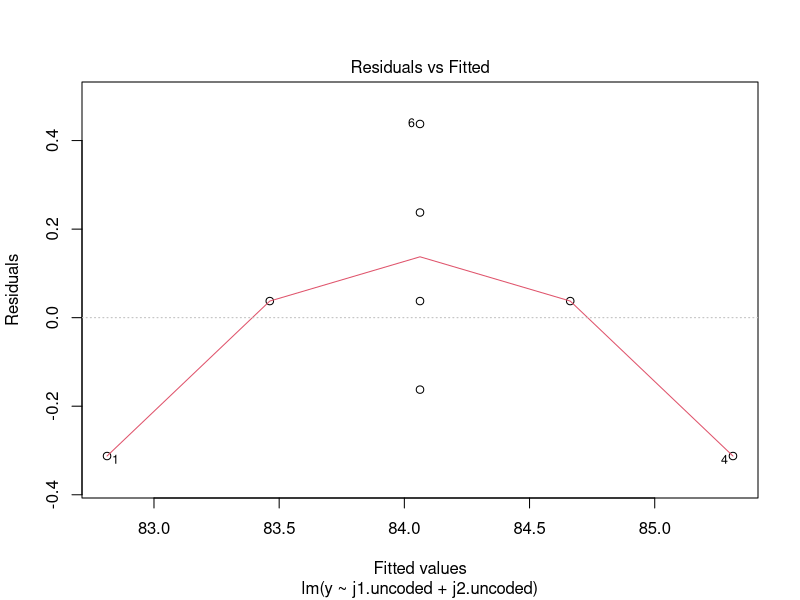
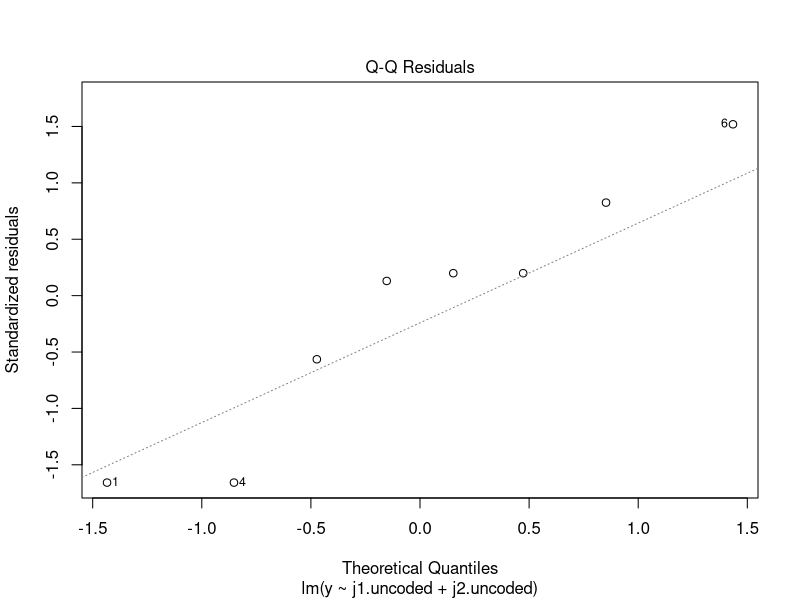
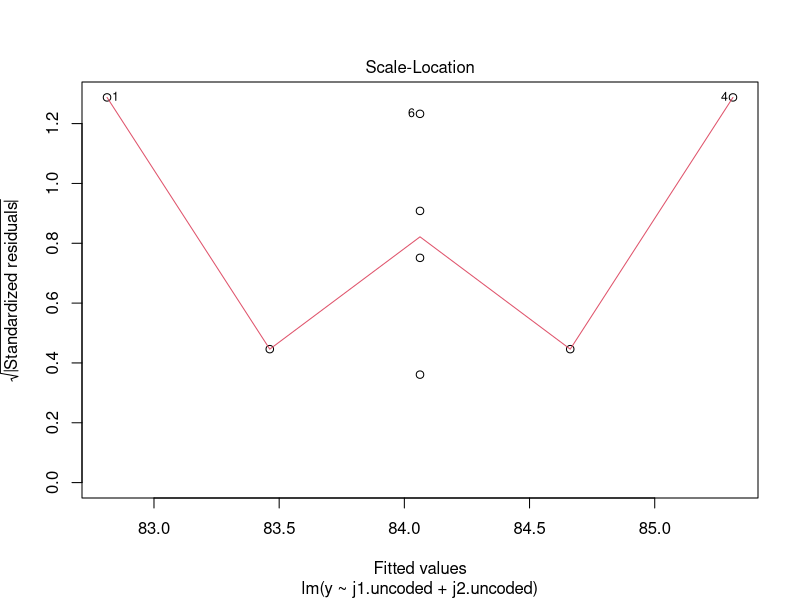
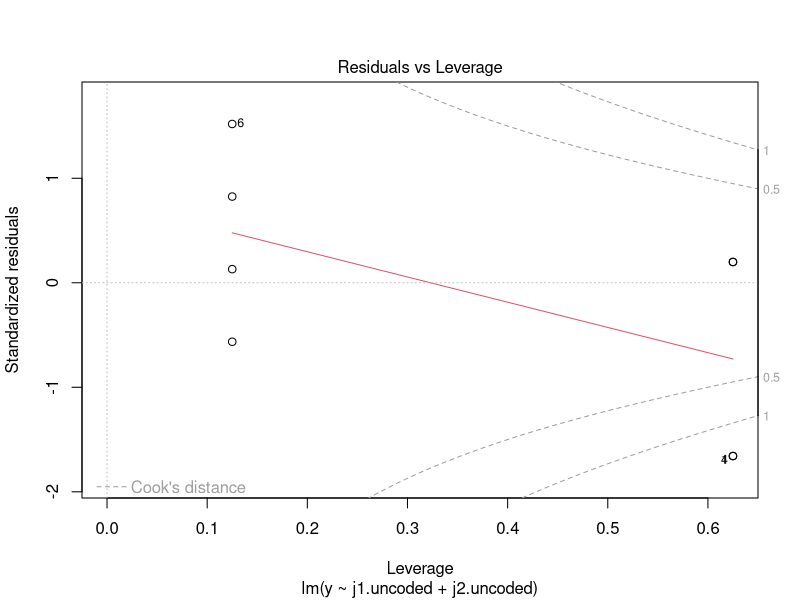

These figures' R source, in order: (Note: this script raises an error after producing the figures.)
j1 <- c(1,1,-1,-1,0,0,0,0)
j2 <- c(-1,1,-1,1,0,0,0,0)
y<-c(82.5,83.5,84.7,85,84.1,84.5,83.9,84.3)
oxygen.design <- data.frame(j1,j2,y)
j1.uncoded <- c(-22.5,-22.5,-21.5,-21.5,-22,-22,-22,-22)
j2.uncoded <- c(1.1,1.3,1.1,1.3,1.2,1.2,1.2,1.2)
data <- data.frame(j1.uncoded, j2.uncoded, y)
##Model
oxygen.design.model <- lm(y~j1.uncoded + j2.uncoded, data = data)
plot(oxygen.design.model)
##Model with rsm package
oxygen.design.model.test <- rsm(y ~ FO(j1,j2), data = data)
plot(oxygen.design.model.test)
##Variance
prediction.variance <- predict(oxygen.design.model.test,newdata=data.frame(j1=-220,j2=1.2),type="response",interval="prediction",level=0.95)
##Stepest
steepest <- steepest(oxygen.design.model.test, seq(0, 20 , by = 1))

